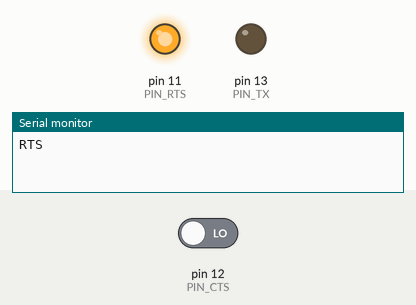
Simulated run of this sketch. Board: Arduino Uno, built with avr-gcc and run on an emulated ATmega328P. On the bench: output pins drawn as LEDs (lit = HIGH), the last lines printed to the serial monitor. Inputs (shaded band) come from the test bench; at power-on: pin 12 (PIN_CTS) LOW.

Above: at 1.2 s.
1.3 s: pin 12 (PIN_CTS) driven HIGH
At 2.1 s:
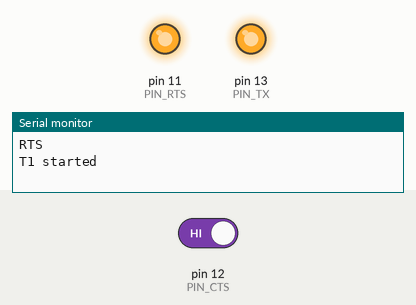
Timing chart, 0 to 8.8 s (numbered marks = the images above; inputs shaded):
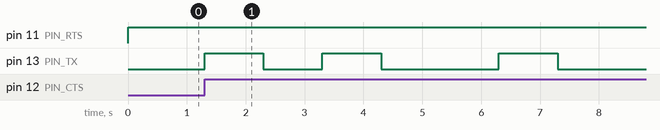

Measured:
- after the input at 1.3 s, pin 13 (PIN_TX): goes HIGH 1.0 s, LOW 1.0 s, HIGH 1.0 s, LOW 2.0 s, HIGH 1.0 s, then LOW, starting at once

The sketch:

Serial.ino
```cpp
// C++ code
//

void set_timer(int baud_rate){
  int frequencia;
  frequencia = constrain(baud_rate,1,1500);
  //set timer1 interrupt
  TCCR1A = 0;// set entire TCCR1A register to 0
  TCCR1B = 0;// same for TCCR1B
  TCNT1  = 0;//initialize counter value to 0
  //OCR1A = contador;// = (16*10^6) / (10*1024) - 1 (must be <65536)
  OCR1A = ((16 * pow(10,6))/(1024*frequencia)) - 1;
  // turn on CTC mode (clear time on compare)
  TCCR1B |= (1 << WGM12);
  // Turn T1 off
  TCCR1B &= 0xF8;
  // Disable interrupts
  TIMSK1 = 0;
  TIFR1 = 0;
}


void start_timer(){
  Serial.println("T1 started");
  TCNT1 = 0;//initialize counter value to 0
  TIFR1 = 0;
  // enable timer compare interrupt
  TIMSK1 |= (1 << OCIE1A);
  // Set CS10 and CS12 bits for 1024 prescaler
  TCCR1B |= (1 << CS12) | (1 << CS10);
}


void stop_timer(){
  Serial.println("T1 stopped");
    // Turn T1 off
  TCCR1B &= 0xF8;
  TIMSK1 = 0;
}

// Pinos
#define PIN_RX 13
#define PIN_TX 13
#define PIN_CTS 12
#define PIN_RTS 11

// Baud rate
#define BAUD_RATE 1
#define HALF_BAUD 1000/(2*BAUD_RATE)

// Paridade
#define IS_ODD true

// String para guardar a mensagem
String msg = "Hello";

// Para percorrer a string
int char_iterator = 0;
int bit_iterator = -1;
int msg_length = msg.length();

// Controle lógico
bool connected = false;
bool msg_sent = false;
bool send_end_bit = false;

// Calcula bit de paridade - Par ou impar
int get_parity_bit(char data, bool is_odd){

  // Conta a quantia de 1's
  int count = 0;
  for(int i = 0; i < 8; ++i){
    count += bitRead(data, i);
  }

  // Ímpar
  if(is_odd){
    if(count % 2 == 0){
      return HIGH;
    }
    return LOW;
  }

  // Par
  else {
    if(count % 2 == 0){
      return LOW;
    }
    return HIGH;
  }
}

// Rotina de interrupcao do timer1
// O que fazer toda vez que 1s passou?
ISR(TIMER1_COMPA_vect){

  // Itera ao longo dos caracteres
  if(char_iterator < msg_length){

    // Bit inicializador
    if(bit_iterator == -1){
      digitalWrite(PIN_TX, HIGH);
      bit_iterator = 0;
    }

    // Itera ao longo dos bits
    else if(bit_iterator < 8){
      digitalWrite(PIN_TX, bitRead(msg[char_iterator], 7-bit_iterator));
      ++bit_iterator;
    }

    // Bit de paridade
    else if(send_end_bit == false){
      digitalWrite(PIN_TX, get_parity_bit(msg[char_iterator], IS_ODD));
      send_end_bit = true;
    }

    // Bit terminador
    else {
      digitalWrite(PIN_TX, LOW);
      send_end_bit = false;
      ++char_iterator;
      bit_iterator = -1;
    }
  }

  // Encerra comunicação
  else{
    //connected = false;
    //msg_sent = false;
    char_iterator = 0;
    digitalWrite(PIN_RTS, LOW);
    stop_timer();
  }
}

// Executada uma vez quando o Arduino reseta
void setup(){

  //desabilita interrupcoes
  noInterrupts();

  // Configura porta serial (Serial Monitor - Ctrl + Shift + M)
  Serial.begin(9600);

  // Inicializa TX ou RX
  pinMode(PIN_TX, OUTPUT);

  // RTS e CTS
  pinMode(PIN_CTS, INPUT);
  pinMode(PIN_RTS, OUTPUT);
  digitalWrite(PIN_RTS, LOW);

  // Configura timer
  set_timer(BAUD_RATE);

  // habilita interrupcoes
  interrupts();
}

// O loop() eh executado continuamente (como um while(true))
void loop ( ) {

  // Envio de RTS
  if(msg_sent == false){
    Serial.println("RTS");
    digitalWrite(PIN_RTS, HIGH);
    msg_sent = true;
  }

  // Estabelecimento de conexão
  else if(connected == false && digitalRead(PIN_CTS) == HIGH){
    connected = true;
    start_timer();
  }
}
```
